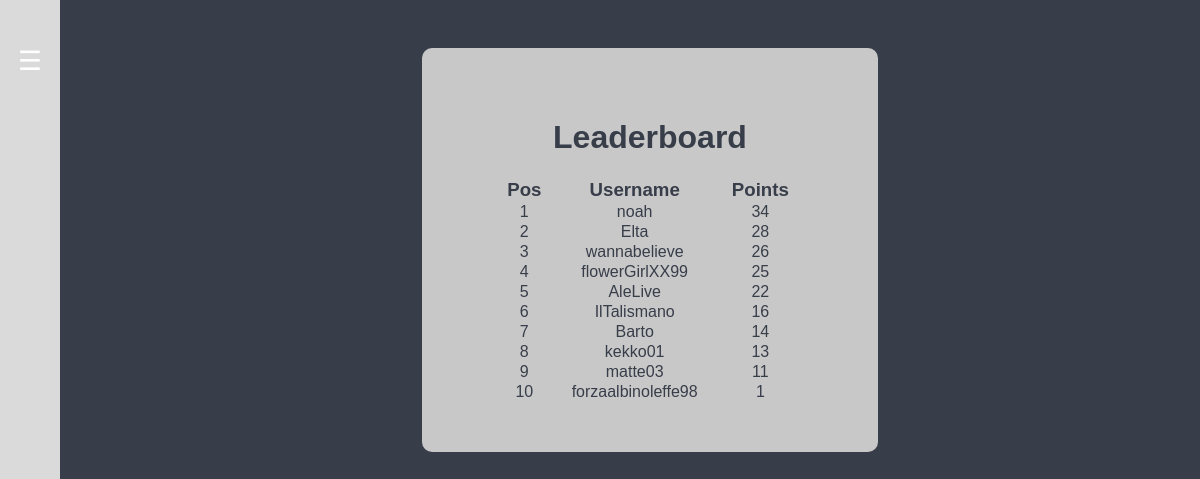
Screenshot of /php/leaderboard.php (signed in) with the database file from the repository.
### tables this page shows
CREATE TABLE Users (
Username VARCHAR(255) NOT NULL,
Password VARCHAR(255) NOT NULL,
Name VARCHAR(255) NOT NULL,
Surname VARCHAR(255) NOT NULL,
Email VARCHAR(255),
Admin INTEGER NOT NULL,

Theme VARCHAR(255) NOT NULL,

MatchPlayed INTEGER NOT NULL,
MatchVsCpu INTEGER NOT NULL,
MatchVsHuman INTEGER NOT NULL,
VictoriesVsCpu INTEGER NOT NULL,
VictoriesVsHuman INTEGER NOT NULL,
PlayTime INTEGER NOT NULL,
BonusTaken INTEGER NOT NULL,
Points INTEGER NOT NULL,

PRIMARY KEY (Username)
);

### php/database/dbManager.php (called while the page is built, shortened)
<?php
    require DIR_DB . "dbConfig.php";
    $database = new dbManager();
	class dbManager {
		private $mysqli_conn = null;
    	function openConnection(){
    		if (!$this->isOpened()){
    			global $dbHostname;
    			global $dbUsername;
    			global $dbPassword;
    			$this->mysqli_conn = new mysqli($dbHostname, $dbUsername, $dbPassword);
			}
    	}
    	function isOpened(){
       		return ($this->mysqli_conn != null);
    	}
		function query($queryText) {
			return $this->mysqli_conn->query($queryText);
		}
		function closeConnection(){
			$this->mysqli_conn = null;
		}
	}
?>

### php/database/dbConfig.php (called while the page is built)
<?php
	$dbHostname = "localhost";
	$dbUsername = "root";
	$dbPassword = "";
	$dbName = "PongDB";
?>

### php/utility/leaderboard.php (the view, shortened to what this page needs)
<?php
	function drawLeaderboard(){
		global $database;
		$queryText = "select Username, Points from Users order by Points desc limit 10";
		$result = $database->query($queryText);
		$counter = 1;
		while ($row = $result->fetch_assoc()) {
			$class = "";
	       	echo 	  "<tr><td class='".$class."'><p>" . $counter .
	       		 "</p></td><td class='".$class."'><p>" . $row["Username"] .
	       		 "</p></td><td class='".$class."'><p>" . $row["Points"] . " </p></td></tr>";
	   		$counter++;
	   	}
	}
?>

### css/style.css (style rules this page uses)
body { background-color: #373d49; }

### css/container.css (style rules this page uses)
#container p { font-size: 12pt; font-weight: normal; }

### css/leaderboard.css (style rules this page uses)
table, th, td { border: 0px; border-collapse: collapse; }
table p { margin:0px; }

### rows the page displays
users: Username "noah", Points "34"
users: Username "Elta", Points "28"
users: Username "wannabelieve", Points "26"
users: Username "flowerGirlXX99", Points "25"
users: Username "AleLive", Points "22"
users: Username "IlTalismano", Points "16"
users: Username "Barto", Points "14"
users: Username "kekko01", Points "13"
users: Username "matte03", Points "11"
users: Username "forzaalbinoleffe98", Points "1"
